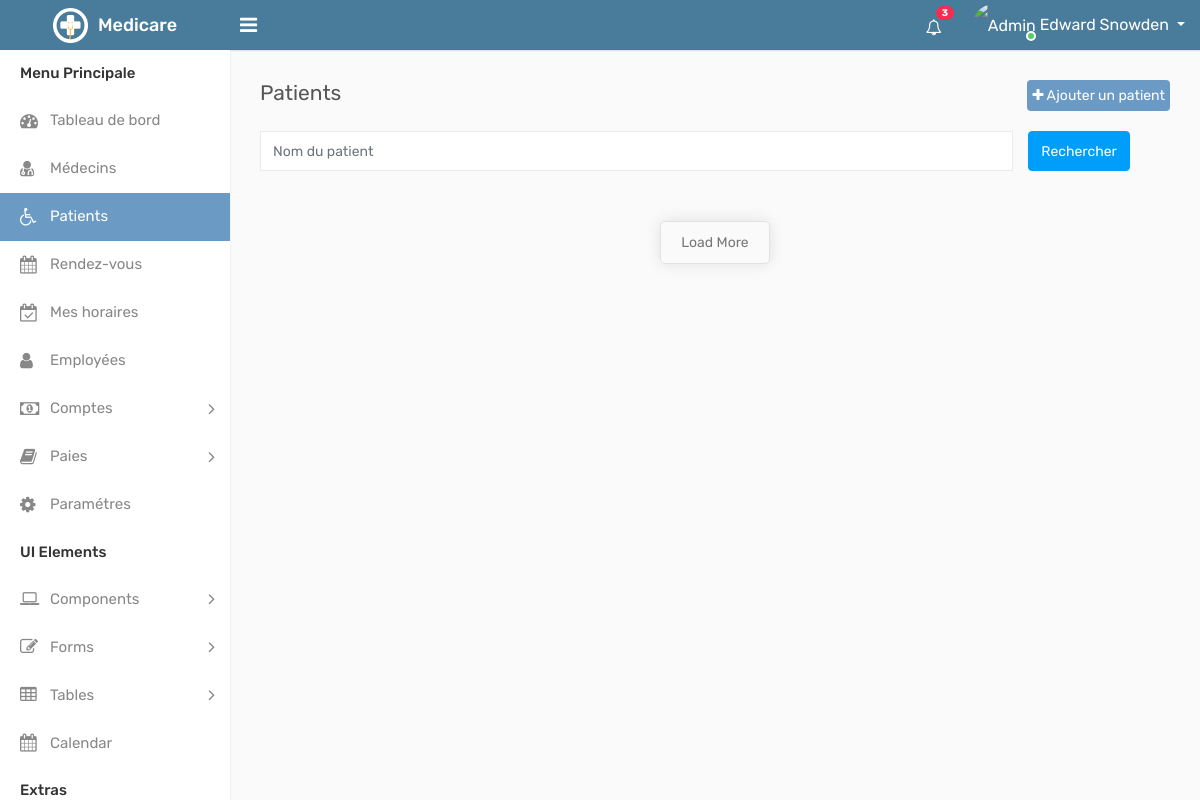
Before: /patients.php with the older database file.
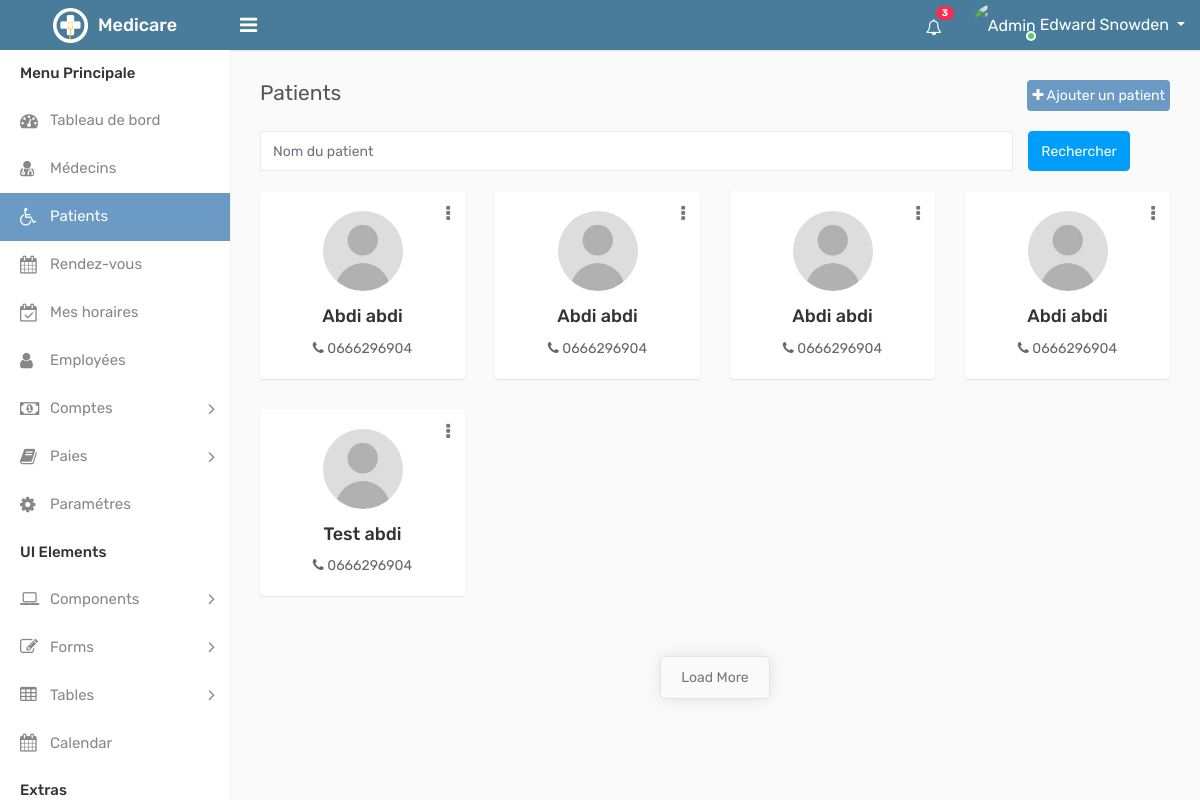
After: the same page with the newer database file.
### tables this page shows
CREATE TABLE IF NOT EXISTS `patients` (
  `id_patient` int(8) NOT NULL AUTO_INCREMENT,
  `id_doctor` int(8) NOT NULL,
  `full_name_patient` varchar(128) NOT NULL,
  `birthdate_patient` date NOT NULL,
  `phone_number_patient` varchar(12) NOT NULL,
  `address_patient` varchar(256) NOT NULL,
  `gender_patient` varchar(1) NOT NULL,
  PRIMARY KEY (`id_patient`),
  KEY `id_doctor` (`id_doctor`)
);

### engine/database-functions.php (called while the page is built, shortened)
<?php
class DatabaseUtility {
    private $host ,$username,$password,$options,$databaseConnection;
    function __construct($host,$username,$password){
        $this->host = $host;
        $this->username = $username;
        $this->password = $password;
        $this->options = [
            PDO::ATTR_EMULATE_PREPARES => false,
            PDO::ATTR_ERRMODE => PDO::ERRMODE_EXCEPTION,
            PDO::ATTR_DEFAULT_FETCH_MODE => PDO::FETCH_ASSOC
        ];
    }
     private function _connect(){
        try {
           return  new PDO($this->host,$this->username,$this->password,$this->options);
        } catch (Exception $e) {
                echo $e->getMessage();
        }
    }
    public function selectData($table,$stringvalues,$condition=1,$limit=""){
        $this->databaseConnection = $this->_connect();
        $selectString ="SELECT  $stringvalues FROM $table  WHERE $condition  $limit";
        $prepared_stm = $this->databaseConnection->prepare($selectString);
        $selectedValues =  array();
        try {
            $result = $prepared_stm->execute();
            while($result_row = $prepared_stm->fetch(PDO::FETCH_ASSOC) )
                    array_push($selectedValues ,$result_row);
        }catch(Exception $e){
            return $this->returnResult(false,errors::sqlselect,$e->getMessage());
        }
        return array(
            "success"  => true,
            "result" => $selectedValues
        );
    }
}
?>

### engine/patient.php (the view, shortened to what this page needs)
<?php
require_once "database-functions.php";
class Patient {
  public $db;
  public $full_name_patient , $phone_number_patient , $gender_patient ,$address_patient ,$id_patient , $birthdate_patient;
  public static function initPatientWithNothing(){
    $instance = new self();
    $instance->db =  new DatabaseUtility(SERVERNAME,USERNAME,PASSWORD);
    return $instance;
  }
  public static function initPatientWithArray($array){
      $instance = new self();
         $instance->id_patient = $array["id_patient"];
         $instance->full_name_patient = $array["full_name_patient"];
         $instance->phone_number_patient = $array["phone_number_patient"];
         $instance->gender_patient = $array["gender_patient"];
         $instance->phone_number_patient = $array["phone_number_patient"];
         $instance->address_patient = $array["address_patient"];
      return $instance;
  }
  function getAllPatients(){
      $id_doctor=1;
     $tmp_patient_array =  $this->db->selectData("patients","*","id_doctor='$id_doctor'");
     $patient_array = array();
     forEach($tmp_patient_array["result"]  as $tmp_array){
         array_push($patient_array,Patient::initPatientWithArray($tmp_array));
      }
     return $patient_array;
  }
    function displayPatient(){
        return " <div class='col-md-4 col-sm-4  col-lg-3'>
    <div class='profile-widget'>
        <div class='doctor-img'>
            <a class='avatar' href='profile.php?id_patient=$this->id_patient'><img alt='' src='assets/img/user.jpg'></a>
        </div>
        <div class='dropdown profile-action'>
            <a href='#' class='action-icon dropdown-toggle' data-toggle='dropdown' aria-expanded='false'><i class='fa fa-ellipsis-v'></i></a>
            <div class='dropdown-menu dropdown-menu-right'>
                <a class='dropdown-item' href='edit-doctor.html'><i class='fa fa-pencil m-r-5'></i> Modifier</a>
                <a class='dropdown-item' href='#' data-toggle='modal' data-target='#delete_doctor'><i class='fa fa-trash-o m-r-5'></i> Supprimer</a>
            </div>
        </div>
        <h4 class='doctor-name text-ellipsis'><a href='profile.php'>$this->full_name_patient</a></h4>
        <div class='doc-prof'>$this->birthdate_patient</div>
        <div class='user-country'>
            <i class='fa fa-phone'></i> $this->phone_number_patient
        </div>
    </div>
</div>";
}
}
?>

### patients.php (shortened to what this page needs)
<?php require_once "./engine/displayfunctions.php";?>
<!DOCTYPE html>
<html lang="en">
<head>
    <link rel="stylesheet" type="text/css" href="assets/css/bootstrap.min.css">
    <link rel="stylesheet" type="text/css" href="assets/css/font-awesome.min.css">
    <link rel="stylesheet" type="text/css" href="assets/css/select2.min.css">
    <link rel="stylesheet" type="text/css" href="assets/css/dataTables.bootstrap4.min.css">
    <link rel="stylesheet" type="text/css" href="assets/css/bootstrap-datetimepicker.min.css">
    <link rel="stylesheet" type="text/css" href="assets/css/style.css">
</head>
<body>
    <div class="main-wrapper">
        <div class="header">
			<div class="header-left">
				<a href="index.html" class="logo">
					<img src="assets/img/logo.png" width="35" height="35" alt=""> <span>Medicare</span>
				</a>
			</div>
			<a id="toggle_btn" href="javascript:void(0);"><i class="fa fa-bars"></i></a>
            <ul class="nav user-menu float-right">
                <li class="nav-item dropdown d-none d-sm-block">
                    <a href="#" class="dropdown-toggle nav-link" data-toggle="dropdown"><i class="fa fa-bell-o"></i> <span class="badge badge-pill bg-danger float-right">3</span></a>
                </li>
                <li class="nav-item dropdown has-arrow">
                    <a href="#" class="dropdown-toggle nav-link user-link" data-toggle="dropdown">
                        <span class="user-img"><img class="rounded-circle" src="http://wikinetworth.com/uploads/images/edward-snowden.jpg" width="40" alt="Admin">
							<span class="status online"></span></span>
                        <span>Edward Snowden</span>
                    </a>
                </li>
            </ul>
        </div>
        <div class="page-wrapper">
            <div class="content">
                <div class="row">
                    <div class="col-sm-4 col-3">
                        <h4 class="page-title">Patients</h4>
                    </div>
                    <div class="col-sm-8 col-9 text-right m-b-20">
                        <a href="add-patient.html" class="add-button  float-right"><i class="fa fa-plus"></i> Ajouter un patient</a>
                    </div>
                </div>
                <div class="form-group row">
                    <div class="col-md-10">
                        <input type="text" class="form-control" placeholder="Nom du patient">
                    </div>
                    <button type="button" class="btn btn-info">Rechercher</button>
                </div>
                <div class="row doctor-grid">
                <?php displayAllPatients(); ?>
                </div>
                <div class="row">
                    <div class="col-sm-12">
                        <div class="see-all">
                            <a class="see-all-btn" href="javascript:void(0);">Load More</a>
                        </div>
                    </div>
                </div>
            </div>
        </div>
    </div>
</body>
</html>

### engine/displayfunctions.php
<?php
    require_once "patient.php";
    function displayAllPatients(){
        $tmp = Patient::initPatientWithNothing();
        $patients = $tmp->getAllPatients();
        foreach($patients as $patient){
            echo $patient->displayPatient();
        }
    }
?>

Changed rows visible on the page:
added patients: full_name_patient "Abdi abdi", phone_number_patient "0666296904"
added patients: full_name_patient "Abdi abdi", phone_number_patient "0666296904"
added patients: full_name_patient "Abdi abdi", phone_number_patient "0666296904"
added patients: full_name_patient "Abdi abdi", phone_number_patient "0666296904"
added patients: full_name_patient "Test abdi", phone_number_patient "0666296904"
